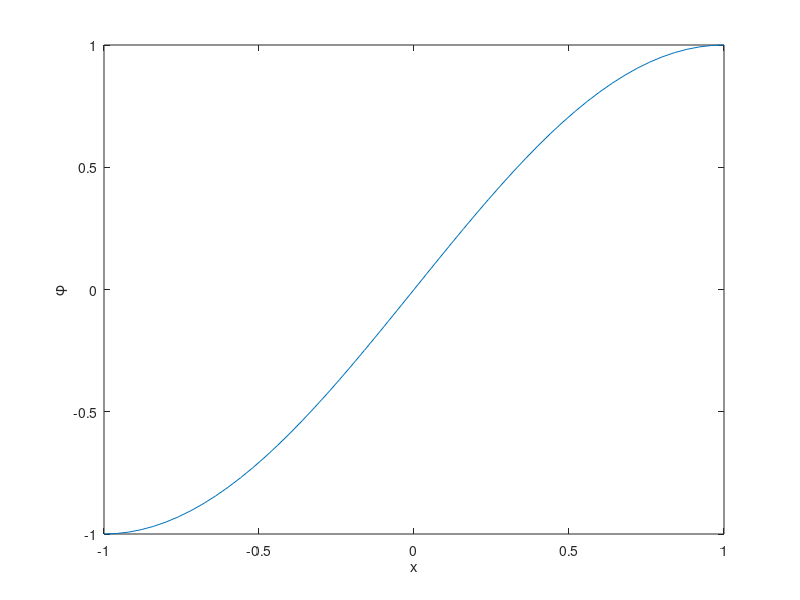

The MATLAB source for this figure: (Note: this script raises an error after producing the figure.)
clear all
%
n = 51;
xmin = -1;
xint = 0.5;
xmax = 1;
x = linspace(xmin,xmax,n);
dx = x(n) - x(n-1);
phimin = -1;
phimax = 1;
L = 0.1*(xmax-xmin);
%
for i = 1:n
    phi(i) = sin(pi/2*x(i));
    % if (x(i) < xint)
    %     phi(i) = phimin;
    % elseif (x(i) >= xint - L && x(i) <= xint + L)
    %     phi(i) = phimin + (phimax - phimin)/(xmax-xmin)*(x(i)-xint);
    % else
    %     phi(i) = phimax;
    % end
end
%
ndim = 1;
prm{1} = ndim;
prm{3} = n;
prm{4} = dx;
prm{24} = 1;
%
itmax = 400;
plot(x,phi);
%
for it = 1:itmax
    disp(it);
    figure(1)
    hold off
    plot(x,phi);
    xlabel('x')
    ylabel('\phi')
    hold off
    % pause
    phi = reinit_fast(prm,phi);
    pause(0.05);
end
